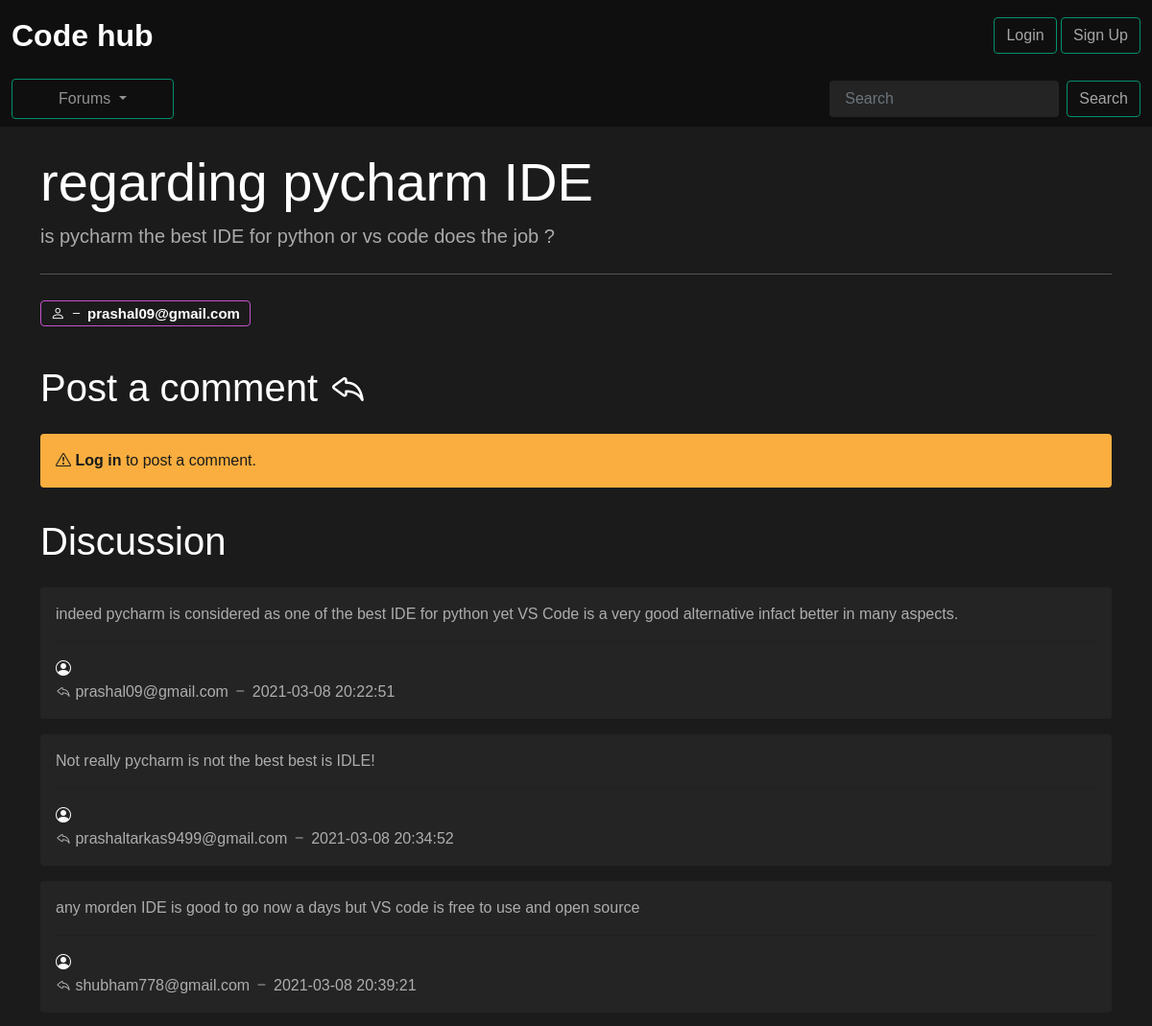
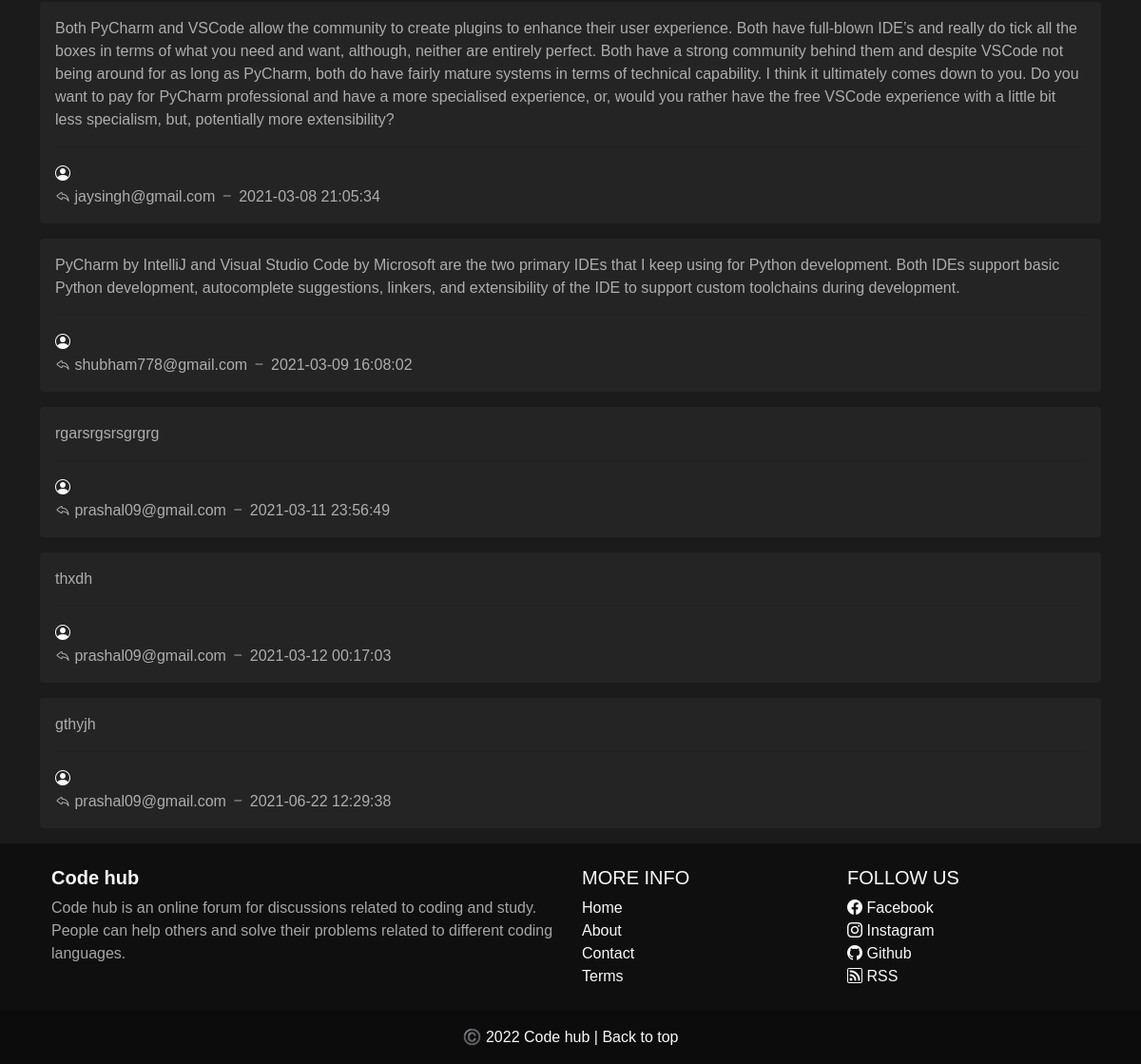
The app's page /thread.php?threadid=1 with its own data (2 pictures, top to bottom).
### tables this page shows
CREATE TABLE `threads` (
  `thread_id` int(7) NOT NULL,
  `thread_title` varchar(255) NOT NULL,
  `thread_description` text NOT NULL,
  `thread_forum_id` int(7) NOT NULL,
  `thread_user_id` int(7) NOT NULL,
  `timestamp` datetime NOT NULL DEFAULT current_timestamp()
);

CREATE TABLE `users` (
  `sno` int(8) NOT NULL,
  `user_email` varchar(30) NOT NULL,
  `user_password` varchar(255) NOT NULL,
  `timestamp` datetime NOT NULL DEFAULT current_timestamp()
);

CREATE TABLE `comments` (
  `comment_id` int(8) NOT NULL,
  `comment_content` text NOT NULL,
  `thread_id` int(8) NOT NULL,
  `comment_user` int(8) NOT NULL,
  `comment_time` datetime NOT NULL DEFAULT current_timestamp()
);

### thread.php (the view, shortened to what this page needs)
<!doctype html>
<html lang="en">
<head>
  <link href="https://cdn.jsdelivr.net/npm/bootstrap@5.0.0-beta2/dist/css/bootstrap.min.css" rel="stylesheet">
  <link rel="stylesheet" href="assets/index.css">
  <link rel="stylesheet" href="https://cdn.jsdelivr.net/npm/bootstrap-icons@1.4.0/font/bootstrap-icons.css">
</head>
<body>
  <?php
    include 'assets/components/_header.php';
  ?>
  <?php
    include 'assets/components/_connectdb.php';
  ?>
  <?php
    $id = $_GET['threadid'];
    $sql = "SELECT * FROM `threads` WHERE thread_id=$id";
    $result = mysqli_query($conn, $sql);
    while($row = mysqli_fetch_assoc($result)){
      $threadtitle = $row['thread_title'];
      $threaddesc = $row['thread_description'];
      $threaduser = $row['thread_user_id'];
      $sql2 = "SELECT user_email FROM `users` WHERE sno='$threaduser'";
      $result2 = mysqli_query($conn, $sql2);
      $row2 = mysqli_fetch_assoc($result2);
      $posted_by = $row2['user_email'];
    }
  ?>
  <div class="container my-4">
    <div class="jumbotron">
      <h1 class="display-4">
        <?php echo $threadtitle; ?>
      </h1>
      <p class="lead">
        <?php echo $threaddesc; ?>
      </p>
      <hr class="my-4">
      <p class="lead">
        <span class="badge bg-secondary">
          <i class="bi bi-person"></i>
          <i class="bi bi-dash"></i>
          <?php echo $posted_by; ?>
        </span>
      </p>
    </div>
  </div>
  <?php
    if(isset($_SESSION['loggedin']) && $_SESSION['loggedin']==true){
      echo '
      <div class="container">
        <h1 class="py-3">Post a comment
          <i class="bi bi-reply"></i>
        </h1>
        <form class="my-3" action="' . $_SERVER['REQUEST_URI'] . '" method="post">
          <div class="mb-3">
            <textarea class="form-control" id="description" name="comment" rows="3" placeholder="Type your comment here -" required></textarea>
            <input type="hidden" name="sno" value="'. $_SESSION["sno"]. '">
          </div>
          <button type="submit" class="btn btn-outline-success">Comment</button>
        </form>
      </div> ';
    }
    else{
      echo '
      <div class="container">
        <h1 class="py-3">Post a comment
          <i class="bi bi-reply"></i>
        </h1>
        <div class="alert alert-warning" role="alert">
          <i class="bi bi-exclamation-triangle"></i>
          <strong> Log in </strong> to post a comment.
        </div>
      </div> ';
    }
  ?>
  <div class="container">
    <h1 class="py-3">Discussion</h1>
    <?php
      $id = $_GET['threadid'];
      $sql = "SELECT * FROM `comments` WHERE thread_id=$id";
      $result = mysqli_query($conn, $sql);
      while($row = mysqli_fetch_assoc($result)){
        $content = $row['comment_content'];
        $comment_time = $row['comment_time'];
        $commentuser = $row['comment_user'];
        $sql2 = "SELECT user_email FROM `users` WHERE sno='$commentuser'";
        $result2 = mysqli_query($conn, $sql2);
        $row2 = mysqli_fetch_assoc($result2);
        echo '
        <div class="alert alert-dark" role="comment">
          <p> ' . $content . ' </p>
          <hr>
          <i class="bi bi-person-circle text-light"></i>
          <p class="mb-0 "><i class="bi bi-reply"></i> ' . $row2 ['user_email'] . ' <i class="bi bi-dash"></i> ' . $comment_time . '</p>
        </div>';
      }
    ?>
  </div>
  <?php
    include 'assets/components/_footer.php';
  ?>
</body>
</html>

### assets/index.css (style rules this page uses)
body, html { margin: 0; padding: 0; height: 100%; font-family: "Space Grotesk", sans-serif; background-color: #1b1b1b; color: #ffffff; color-scheme: dark; box-sizing: border-box; }
p { color: #ffffffa0; }
.alert-dark { background: #242424; border: none; }
.alert-warning { background: #f9ae3f; color: #1b1b1b; border: none; }
.bg-secondary { background: #ffffff00 !important; border: 1px solid #c651cd; }

### records on screen
threads: thread_title "regarding pycharm IDE", thread_description "is pycharm the best IDE for python or vs code does the job ?"
users: user_email "prashal09@gmail.com"
comments: comment_content "indeed pycharm is considered as one of the best IDE for python yet VS Code is a very good alternative infact better in many aspects.", users.user_email "prashal09@gmail.com", comment_time "2021-03-08 20:22:51"
comments: comment_content "Not really pycharm is not the best best is IDLE!", users.user_email "prashaltarkas9499@gmail.com", comment_time "2021-03-08 20:34:52"
comments: comment_content "any morden IDE is good to go now a days but VS code is free to use and open source", users.user_email "shubham778@gmail.com", comment_time "2021-03-08 20:39:21"
comments: comment_content "Both PyCharm and VSCode allow the community to create plugins to enhance their user experience. Both have full-blown IDE’s and really do tick all the boxes in terms of what you need and want, although, neither are entirely perfect. Both have a strong community behind them and despite VSCode not being around for as long as PyCharm, both do have fairly mature systems in terms of technical capability. I think it ultimately comes down to you. Do you want to pay for PyCharm professional and have a more specialised experience, or, would you rather have the free VSCode experience with a little bit less specialism, but, potentially more extensibility?", users.user_email "jaysingh@gmail.com", comment_time "2021-03-08 21:05:34"
comments: comment_content "PyCharm by IntelliJ and Visual Studio Code by Microsoft are the two primary IDEs that I keep using for Python development. Both IDEs support basic Python development, autocomplete suggestions, linkers, and extensibility of the IDE to support custom toolchains during development.", users.user_email "shubham778@gmail.com", comment_time "2021-03-09 16:08:02"
comments: comment_content "rgarsrgsrsgrgrg", users.user_email "prashal09@gmail.com", comment_time "2021-03-11 23:56:49"
comments: comment_content "thxdh", users.user_email "prashal09@gmail.com", comment_time "2021-03-12 00:17:03"
comments: comment_content "gthyjh", users.user_email "prashal09@gmail.com", comment_time "2021-06-22 12:29:38"
